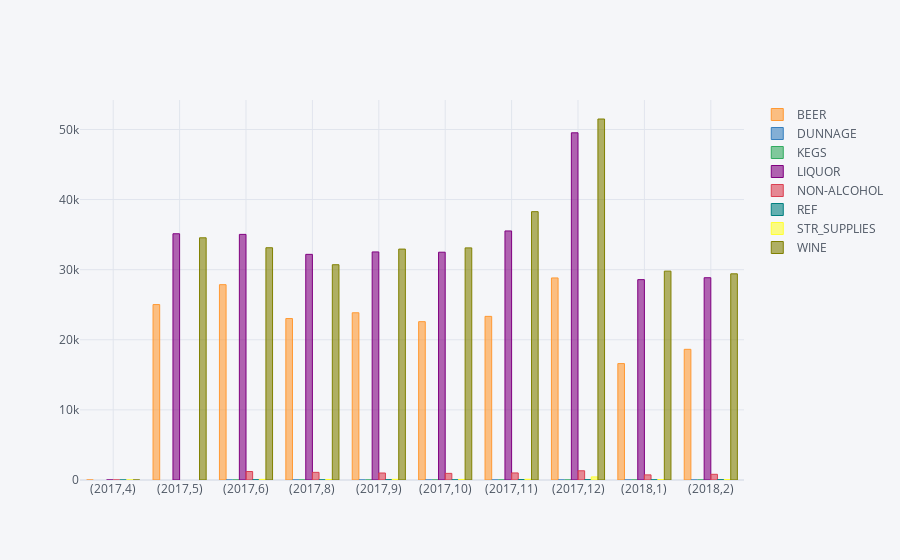

The notebook cell saved with this chart:
### Markdown cell above
using cufflinks...

### Code cell
data.pivot_table(index=['Year','Month'],columns='ItemType', values='RetailSales',aggfunc=sum).iplot(kind='bar')

### Figure 1 — Plotly figure (JSON) as saved in the notebook; plotly's stock layout.template omitted (floating-point values rounded to 4 significant figures)
{"data": [{"marker": {"color": "rgba(255, 153, 51, 0.6)", "line": {"color": "rgba(255, 153, 51, 1.0)", "width": 1}}, "name": "BEER", "orientation": "v", "text": "", "type": "bar", "x": ["(2017,4)", "(2017,5)", "(2017,6)", "(2017,8)", "(2017,9)", "(2017,10)", "(2017,11)", "(2017,12)", "(2018,1)", "(2018,2)"], "y": [0, 25020.0, 27860.0, 23030.0, 23850.0, 22580.0, 23340.0, 28820.0, 16610.0, 18640.0]}, {"marker": {"color": "rgba(55, 128, 191, 0.6)", "line": {"color": "rgba(55, 128, 191, 1.0)", "width": 1}}, "name": "DUNNAGE", "orientation": "v", "text": "", "type": "bar", "x": ["(2017,4)", "(2017,5)", "(2017,6)", "(2017,8)", "(2017,9)", "(2017,10)", "(2017,11)", "(2017,12)", "(2018,1)", "(2018,2)"], "y": ["", "", 0, 0, 0, 0, 0, 0, 0, 0]}, {"marker": {"color": "rgba(50, 171, 96, 0.6)", "line": {"color": "rgba(50, 171, 96, 1.0)", "width": 1}}, "name": "KEGS", "orientation": "v", "text": "", "type": "bar", "x": ["(2017,4)", "(2017,5)", "(2017,6)", "(2017,8)", "(2017,9)", "(2017,10)", "(2017,11)", "(2017,12)", "(2018,1)", "(2018,2)"], "y": ["", "", 0, 0, 0, 0, 0, 0, 0, 0]}, {"marker": {"color": "rgba(128, 0, 128, 0.6)", "line": {"color": "rgba(128, 0, 128, 1.0)", "width": 1}}, "name": "LIQUOR", "orientation": "v", "text": "", "type": "bar", "x": ["(2017,4)", "(2017,5)", "(2017,6)", "(2017,8)", "(2017,9)", "(2017,10)", "(2017,11)", "(2017,12)", "(2018,1)", "(2018,2)"], "y": [0, 35120.0, 35040.0, 32190.0, 32530.0, 32490.0, 35520.0, 49520.0, 28580.0, 28850.0]}, {"marker": {"color": "rgba(219, 64, 82, 0.6)", "line": {"color": "rgba(219, 64, 82, 1.0)", "width": 1}}, "name": "NON-ALCOHOL", "orientation": "v", "text": "", "type": "bar", "x": ["(2017,4)", "(2017,5)", "(2017,6)", "(2017,8)", "(2017,9)", "(2017,10)", "(2017,11)", "(2017,12)", "(2018,1)", "(2018,2)"], "y": [0, "", 1209.0, 1091.0, 997.1, 945.6, 1005.0, 1316.0, 732.2, 812.8]}, {"marker": {"color": "rgba(0, 128, 128, 0.6)", "line": {"color": "rgba(0, 128, 128, 1.0)", "width": 1}}, "name": "REF", "orientation": "v", "text": "", "type": "bar", "x": ["(2017,4)", "(2017,5)", "(2017,6)", "(2017,8)", "(2017,9)", "(2017,10)", "(2017,11)", "(2017,12)", "(2018,1)", "(2018,2)"], "y": [0, "", 30.6, 19.54, 38.88, 22.82, 63.11, 41.21, 23.66, 41.52]}, {"marker": {"color": "rgba(255, 255, 51, 0.6)", "line": {"color": "rgba(255, 255, 51, 1.0)", "width": 1}}, "name": "STR_SUPPLIES", "orientation": "v", "text": "", "type": "bar", "x": ["(2017,4)", "(2017,5)", "(2017,6)", "(2017,8)", "(2017,9)", "(2017,10)", "(2017,11)", "(2017,12)", "(2018,1)", "(2018,2)"], "y": [0, "", 89.22, 77.34, 94.64, 84.38, 106.1, 439.6, 56.94, 47.76]}, {"marker": {"color": "rgba(128, 128, 0, 0.6)", "line": {"color": "rgba(128, 128, 0, 1.0)", "width": 1}}, "name": "WINE", "orientation": "v", "text": "", "type": "bar", "x": ["(2017,4)", "(2017,5)", "(2017,6)", "(2017,8)", "(2017,9)", "(2017,10)", "(2017,11)", "(2017,12)", "(2018,1)", "(2018,2)"], "y": [0, 34550.0, 33130.0, 30710.0, 32940.0, 33110.0, 38280.0, 51490.0, 29790.0, 29410.0]}], "layout": {"autosize": true, "legend": {"bgcolor": "#F5F6F9", "font": {"color": "#4D5663"}}, "paper_bgcolor": "#F5F6F9", "plot_bgcolor": "#F5F6F9", "title": {"font": {"color": "#4D5663"}}, "xaxis": {"autorange": true, "gridcolor": "#E1E5ED", "range": [-0.5, 9.5], "showgrid": true, "tickfont": {"color": "#4D5663"}, "title": {"font": {"color": "#4D5663"}, "text": ""}, "type": "category", "zerolinecolor": "#E1E5ED"}, "yaxis": {"autorange": true, "gridcolor": "#E1E5ED", "range": [0, 54200.0], "showgrid": true, "tickfont": {"color": "#4D5663"}, "title": {"font": {"color": "#4D5663"}, "text": ""}, "type": "linear", "zerolinecolor": "#E1E5ED"}}}
